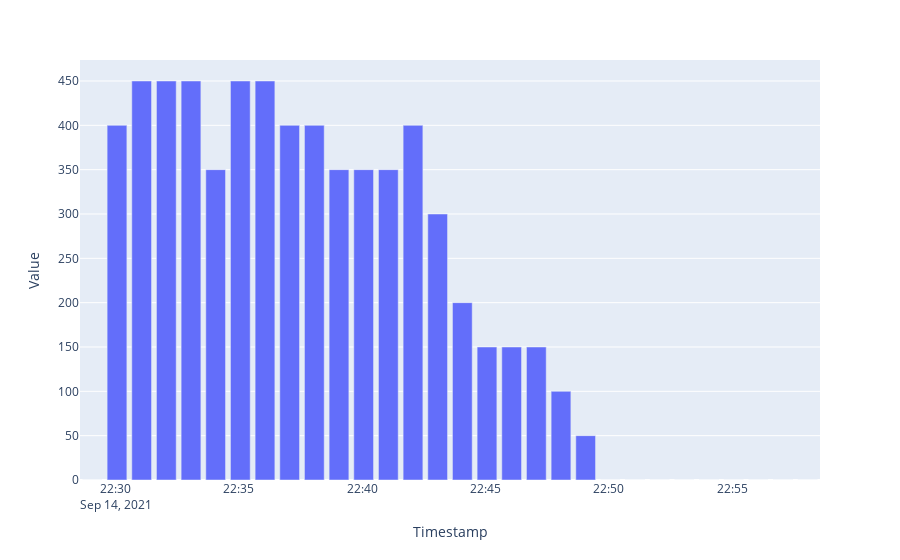

The notebook cell this image was saved under:
### Markdown cell above
## Occupied slots

### Code cell
#df = dfs['occupied_slots']
df = df_system[ df_system.Metric == Metric.BS.value ]
fig = px.bar(df, x='Timestamp', y='Value')
fig.show()

### Figure 1 — Plotly figure (JSON) as saved in the notebook; plotly's stock layout.template omitted (floating-point values rounded to 4 significant figures)
{"data": [{"alignmentgroup": "True", "hovertemplate": "Timestamp=%{x}<br>Value=%{y}<extra></extra>", "legendgroup": "", "marker": {"color": "#636efa", "pattern": {"shape": ""}}, "name": "", "offsetgroup": "", "orientation": "v", "showlegend": false, "textposition": "auto", "type": "bar", "x": ["2021-09-14T22:29:03.581918", "2021-09-14T22:30:03.581918", "2021-09-14T22:31:03.581918", "2021-09-14T22:32:03.581918", "2021-09-14T22:33:03.581918", "2021-09-14T22:34:03.581918", "2021-09-14T22:35:03.581918", "2021-09-14T22:36:03.581918", "2021-09-14T22:37:03.581918", "2021-09-14T22:38:03.581918", "2021-09-14T22:39:03.581918", "2021-09-14T22:40:03.581918", "2021-09-14T22:41:03.581918", "2021-09-14T22:42:03.581918", "2021-09-14T22:43:03.581918", "2021-09-14T22:44:03.581918", "2021-09-14T22:45:03.581918", "2021-09-14T22:46:03.581918", "2021-09-14T22:47:03.581918", "2021-09-14T22:48:03.581918", "2021-09-14T22:49:03.581918", "2021-09-14T22:50:03.581918", "2021-09-14T22:51:03.581918", "2021-09-14T22:52:03.581918", "2021-09-14T22:53:03.581918", "2021-09-14T22:54:03.581918", "2021-09-14T22:55:03.581918", "2021-09-14T22:56:03.581918", "2021-09-14T22:57:03.581918", "2021-09-14T22:58:03.581918"], "xaxis": "x", "y": [0, 400, 450, 450, 450, 350, 450, 450, 400, 400, 350, 350, 350, 400, 300, 200, 150, 150, 150, 100, 50, 0, 0, 0, 0, 0, 0, 0, 0, 0], "yaxis": "y"}], "layout": {"barmode": "relative", "legend": {"tracegroupgap": 0}, "margin": {"t": 60}, "xaxis": {"anchor": "y", "domain": [0, 1], "title": {"text": "Timestamp"}}, "yaxis": {"anchor": "x", "domain": [0, 1], "title": {"text": "Value"}}}}
